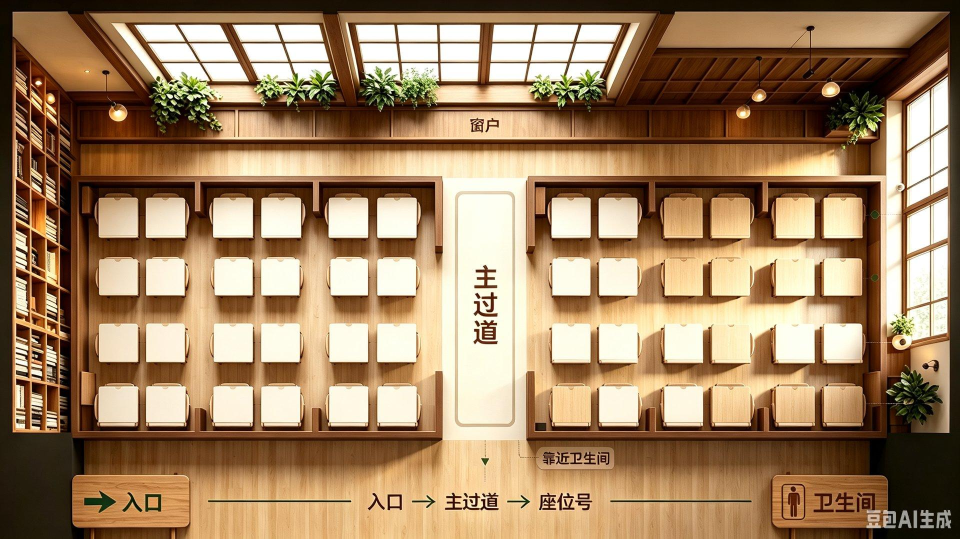
#> input picture scripts/assets-backup/library-floorplan.jpg, 1920 x 1078 px, found by its file name (shown at 1/2 size)
$ python detect_library_seats.py
#> lines starting #> are read from the running program, lines starting #| are printed output that depends on the picture
"""用投影法精确检测图书馆桌面的行列中心（健壮版）。

1) 像素级桌面掩膜（比地板亮、非窗/书架/入口区）
2) 纵向投影 → 桌面"行"的 y 中心
3) 横向投影分左右两区 → 各自"列"的 x 中心
4) 输出可直接写入 floorPlans.ts 的坐标数组
"""
from PIL import Image

IMG = "miniprogram/assets/seats/library-floorplan.jpg"
im = Image.open(IMG).convert("RGB")
#> im is the input picture: PIL image 1920x1078 RGB; mean R, G, B 161.8, 131.7, 98.8
W, H = im.size
#> W = 1920; H = 1078
scale = 700.0 / W if W > 700 else 1.0
#> scale = 0.365
iw, ih = int(W * scale), int(H * scale)
#> iw = 700; ih = 393
im = im.resize((iw, ih))
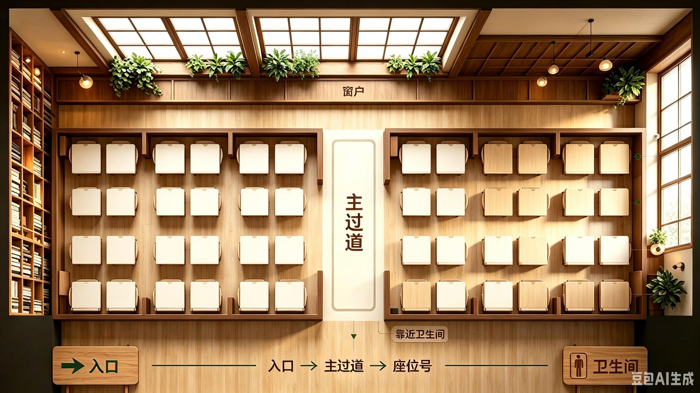
#> im: PIL image 700x393 RGB; mean R, G, B 161.7, 131.6, 98.8
px = im.load()


def is_desk(r, g, b, nx, ny):
    if ny < 0.27 or nx < 0.06 or ny > 0.86:
        return False
    bright = r + g + b
    if bright < 430:
        return False
    cream = r > 180 and g > 170 and b > 150 and (max(r, g, b) - min(r, g, b)) < 60
    wood = r > 165 and g > 130 and b > 95 and r >= g >= b and bright < 640
    return cream or wood


mask = [[0] * iw for _ in range(ih)]
for y in range(ih):
    for x in range(iw):
        r, g, b = px[x, y]
        mask[y][x] = 1 if is_desk(r, g, b, x / iw, y / ih) else 0
#> after the loop, mask = 393 items

rowsum = [sum(mask[y]) for y in range(ih)]
#> rowsum = 393 values, max 539 at index 189, min 0 at index 0, mean 190.2
colsumL = [sum(mask[y][x] for y in range(ih)) for x in range(iw // 2)]
#> colsumL = 350 values, max 225 at index 335, min 0 at index 0, mean 102.4
colsumR = [sum(mask[y][x] for y in range(ih)) for x in range(iw // 2, iw)]
#> colsumR = 350 values, max 226 at index 22, min 0 at index 342, mean 111.2


def find_peaks(arr, merge_gap_frac):
    """返回局部极大值位置（像素索引），并把间距 < merge_gap_frac*len 的合并。"""
#> called with merge_gap_frac = 0.05
    n = len(arr)
#> n = 393
    thr = max(arr) * 0.30 if max(arr) > 0 else 0
#> thr = 161.7
    raw = []
    for i in range(n):
        if arr[i] < thr:
            continue
        ok = all(arr[i] >= arr[j] for j in range(max(0, i - 2), min(n, i + 3)) if j != i)
        if ok:
            raw.append(i)
#> after the loop, raw = [113, 127, 131, 157, 160, 161, 162, 171, 189, 195, 196, 200, 204, 210, 213, 223, 237, 252, 254, 262, 283, 288]
    # 合并过近峰
    merged = []
    min_gap = n * merge_gap_frac
#> min_gap = 19.65
    for p in raw:
        if merged and (p - merged[-1]) < min_gap:
            merged[-1] = int((merged[-1] + p) / 2)
        else:
            merged.append(p)
#> this loop made 22 passes
#> p on passes 1 to 12: 113, 127, 131, 157, 160, 161, 162, 171, 189, 195, 196, 200
#> after the loop, merged = [125, 165, 216, 255, 285]
    return merged


row_peaks = find_peaks(rowsum, 0.05)
#> row_peaks = [125, 165, 216, 255, 285]
col_peaksL = find_peaks(colsumL, 0.035)
#> the loop in find_peaks (call 2), `for p in raw:` made 61 passes
#> p on passes 1 to 12: 74, 79, 80, 81, 82, 83, 89, 92, 93, 94, 95, 96
#> col_peaksL = [94, 127, 207, 241, 280, 307, 341]
col_peaksR = [iw // 2 + p for p in find_peaks(colsumR, 0.035)]
#> col_peaksR = [378, 441, 463, 504, 526, 542, 587, 607, 624, 656, 673, 690]

row_y = [round((p + 0.5) / ih * 100, 1) for p in row_peaks]
#> row_y = [31.9, 42.1, 55.1, 65, 72.6]
col_xL = [round((p + 0.5) / iw * 100, 1) for p in col_peaksL]
#> col_xL = [13.5, 18.2, 29.6, 34.5, 40.1, 43.9, 48.8]
col_xR = [round((p + 0.5) / iw * 100, 1) for p in col_peaksR]
#> col_xR = [54.1, 63.1, 66.2, 72.1, 75.2, 77.5, 83.9, 86.8, 89.2, 93.8, 96.2, 98.6]

# 生成坐标数组
positions = []
seat_no = 0
for ri, y in enumerate(row_y, 1):
    for ci, x in enumerate(col_xL, 1):
        seat_no += 1
        positions.append((seat_no, ri, ci, x, y))
#> this loop made 5 passes
#> y on passes 1 to 5: 31.9, 42.1, 55.1, 65, 72.6
#> after the loop, positions = 35 items, first 6: (1, 1, 1, 13.5, 31.9), (2, 1, 2, 18.2, 31.9), (3, 1, 3, 29.6, 31.9), (4, 1, 4, 34.5, 31.9), (5, 1, 5, 40.1, 31.9), (6, 1, 6, 43.9, 31.9); seat_no = 35
base = len(col_xL)
#> base = 7
for ri, y in enumerate(row_y, 1):
    for ci, x in enumerate(col_xR, 1):
        seat_no += 1
        positions.append((seat_no, ri, base + ci, x, y))
#> after the loop, positions = 95 items, first 6: (1, 1, 1, 13.5, 31.9), (2, 1, 2, 18.2, 31.9), (3, 1, 3, 29.6, 31.9), (4, 1, 4, 34.5, 31.9), (5, 1, 5, 40.1, 31.9), (6, 1, 6, 43.9, 31.9); seat_no = 95

print(f"# 图像 {W}x{H} → 降采样 {iw}x{ih}")
#| # 图像 1920x1078 → 降采样 700x393
print(f"# 行数: {len(row_y)}  y={row_y}")
#| # 行数: 5  y=[31.9, 42.1, 55.1, 65.0, 72.6]
print(f"# 左区列数: {len(col_xL)}  x={col_xL}")
#| # 左区列数: 7  x=[13.5, 18.2, 29.6, 34.5, 40.1, 43.9, 48.8]
print(f"# 右区列数: {len(col_xR)}  x={col_xR}")
#| # 右区列数: 12  x=[54.1, 63.1, 66.2, 72.1, 75.2, 77.5, 83.9, 86.8, 89.2, 93.8, 96.2, 98.6]
print(f"# 总座位数: {seat_no}")
#| # 总座位数: 95
print()
print("const LIB_POSITIONS: [number, number][] = [")
for s in positions:
    print("  [%.1f, %.1f],  // #%d row%d col%d" % (s[3], s[4], s[0], s[1], s[2]))
#> this loop made 95 passes
#> s on passes 1 to 12: (1, 1, 1, 13.5, 31.9), (2, 1, 2, 18.2, 31.9), (3, 1, 3, 29.6, 31.9), (4, 1, 4, 34.5, 31.9), (5, 1, 5, 40.1, 31.9), (6, 1, 6, 43.9, 31.9), (7, 1, 7, 48.8, 31.9), (8, 2, 1, 13.5, 42.1), (9, 2, 2, 18.2, 42.1), (10, 2, 3, 29.6, 42.1), (11, 2, 4, 34.5, 42.1), (12, 2, 5, 40.1, 42.1)
#|   [13.5, 31.9],  // #1 row1 col1
#|   [18.2, 31.9],  // #2 row1 col2
#|   [29.6, 31.9],  // #3 row1 col3
#|   [34.5, 31.9],  // #4 row1 col4
#|   [40.1, 31.9],  // #5 row1 col5
#|   [43.9, 31.9],  // #6 row1 col6
#|   [48.8, 31.9],  // #7 row1 col7
#|   [13.5, 42.1],  // #8 row2 col1
#> (further printed lines are left out)
print("];")

$ run again, with scripts/assets-backup/classroom.jpg copied over scripts/assets-backup/library-floorplan.jpg
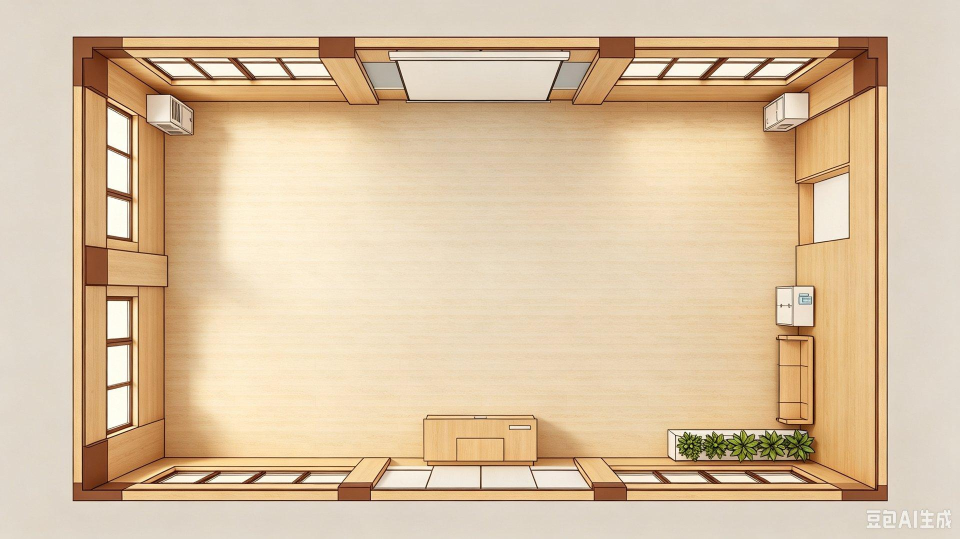
#> input picture scripts/assets-backup/classroom.jpg, 1920 x 1078 px, found by its file name (shown at 1/2 size)
#> im is the input picture: PIL image 1920x1078 RGB; mean R, G, B 218.2, 193.7, 162.3
#> `im = im.resize((iw, ih))`:
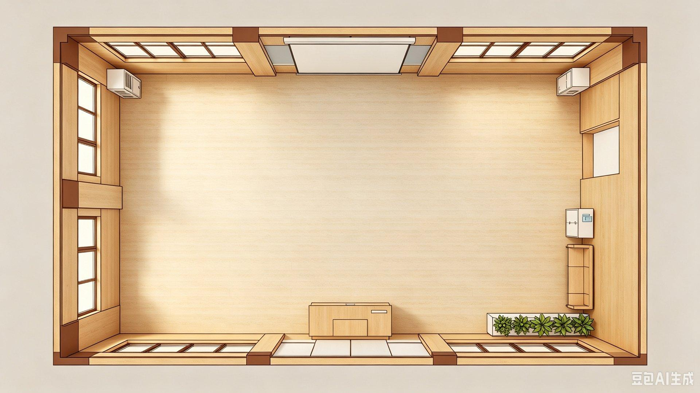
#> im: PIL image 700x393 RGB; mean R, G, B 218.2, 193.7, 162.3
#> after the loop `for y in range(ih):`: mask = 393 items
#> rowsum = 393 values, max 631 at index 205, min 0 at index 0, mean 339.6
#> colsumL = 350 values, max 231 at index 42, min 0 at index 0, mean 170
#> colsumR = 350 values, max 231 at index 270, min 0 at index 288, mean 211.3
#> n = 393
#> thr = 189.3
#> after the loop in find_peaks, `for i in range(n):`: raw = 46 values from 109 to 334
#> min_gap = 19.65
#> the loop in find_peaks, `for p in raw:` made 46 passes
#> p on passes 1 to 8: 109, 119, 128, 138, 147, 151, 154, 158
#> after the loop in find_peaks, `for p in raw:`: merged = [329]
#> the loop in find_peaks (call 2), `for i in range(n):` made 350 passes
#> ok on passes 43 to 45: True, True, True
#> the loop in find_peaks (call 2), `for p in raw:` made 86 passes
#> p on passes 1 to 8: 42, 43, 44, 45, 46, 47, 48, 49
#> col_peaksL = [74, 102, 173, 293, 347]
#> col_peaksR = [387, 486, 513, 564, 593, 697]
#> row_y = [83.8]
#> col_xL = [10.6, 14.6, 24.8, 41.9, 49.6]
#> col_xR = [55.4, 69.5, 73.4, 80.6, 84.8, 99.6]
#> the loop `for ri, y in enumerate(row_y, 1):` made 1 pass
#> (ri, y) on pass 1: (1, 83.8)
#> after the loop `for ri, y in enumerate(row_y, 1):`: positions = [(1, 1, 1, 10.6, 83.8), (2, 1, 2, 14.6, 83.8), (3, 1, 3, 24.8, 83.8), (4, 1, 4, 41.9, 83.8), (5, 1, 5, 49.6, 83.8)]; seat_no = 5
#> after the loop `for ri, y in enumerate(row_y, 1):`: positions = [(1, 1, 1, 10.6, 83.8), (2, 1, 2, 14.6, 83.8), (3, 1, 3, 24.8, 83.8), (4, 1, 4, 41.9, 83.8), (5, 1, 5, 49.6, 83.8), (6, 1, 6, 55.4, 83.8), (7, 1, 7, 69.5, 83.8), (8, 1, 8, 73.4, 83.8), (9, 1, 9, 80.6, 83.8), (10, 1, 10, 84.8, 83.8), (11, 1, 11, 99.6, 83.8)]; seat_no = 11
#| # 图像 1920x1078 → 降采样 700x393
#| # 行数: 1  y=[83.8]
#| # 左区列数: 5  x=[10.6, 14.6, 24.8, 41.9, 49.6]
#| # 右区列数: 6  x=[55.4, 69.5, 73.4, 80.6, 84.8, 99.6]
#| # 总座位数: 11
#> the loop `for s in positions:` made 11 passes
#> (printed output is left out)

$ run again, with scripts/assets-backup/coffee-corner.jpg copied over scripts/assets-backup/library-floorplan.jpg
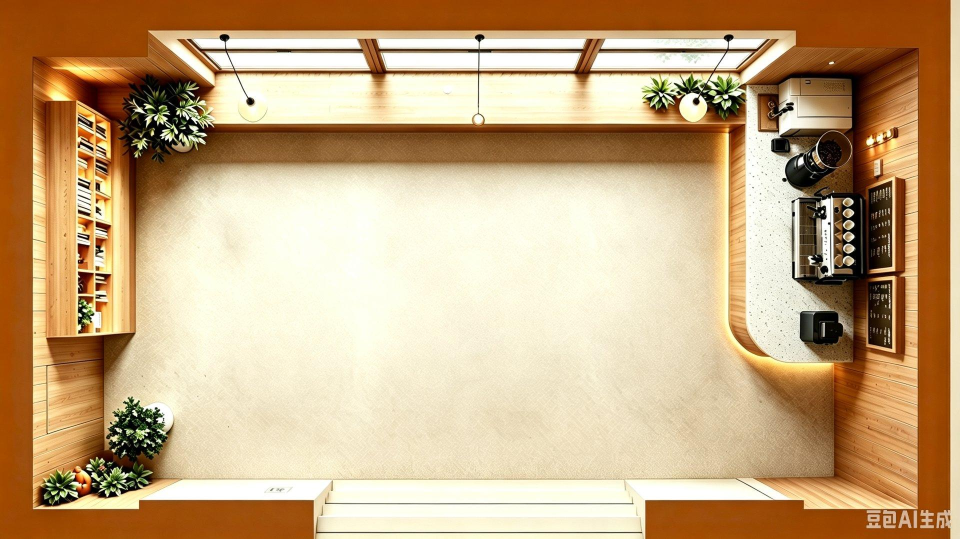
#> input picture scripts/assets-backup/coffee-corner.jpg, 1920 x 1078 px, found by its file name (shown at 1/2 size)
#> im is the input picture: PIL image 1920x1078 RGB; mean R, G, B 199.1, 168.9, 129.7
#> `im = im.resize((iw, ih))`:
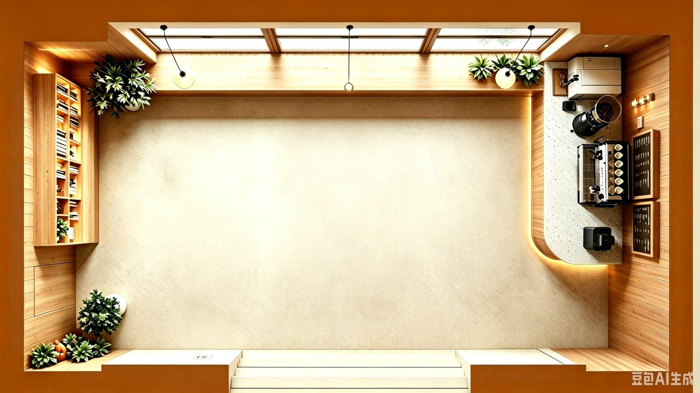
#> im: PIL image 700x393 RGB; mean R, G, B 199.1, 168.9, 129.7
#> after the loop `for y in range(ih):`: mask = 393 items
#> rowsum = 393 values, max 549 at index 190, min 0 at index 0, mean 286.7
#> colsumL = 350 values, max 218 at index 184, min 0 at index 0, mean 165.1
#> colsumR = 350 values, max 231 at index 344, min 0 at index 273, mean 156.9
#> n = 393
#> thr = 164.7
#> after the loop in find_peaks, `for i in range(n):`: raw = 33 values from 129 to 335
#> min_gap = 19.65
#> the loop in find_peaks, `for p in raw:` made 33 passes
#> p on passes 1 to 8: 129, 133, 143, 147, 150, 158, 161, 166
#> after the loop in find_peaks, `for p in raw:`: merged = [226, 328]
#> the loop in find_peaks (call 2), `for i in range(n):` made 350 passes
#> ok on passes 43 to 45: True, False, False
#> the loop in find_peaks (call 2), `for p in raw:` made 178 passes
#> p on passes 1 to 3: 42, 49, 53
#> col_peaksL = [52, 69, 89, 106, 346]
#> col_peaksR = [516, 530, 555, 580, 664, 698]
#> row_y = [57.6, 83.6]
#> col_xL = [7.5, 9.9, 12.8, 15.2, 49.5]
#> col_xR = [73.8, 75.8, 79.4, 82.9, 94.9, 99.8]
#> the loop `for ri, y in enumerate(row_y, 1):` made 2 passes
#> (ri, y) on passes 1 to 2: (1, 57.6), (2, 83.6)
#> after the loop `for ri, y in enumerate(row_y, 1):`: positions = [(1, 1, 1, 7.5, 57.6), (2, 1, 2, 9.9, 57.6), (3, 1, 3, 12.8, 57.6), (4, 1, 4, 15.2, 57.6), (5, 1, 5, 49.5, 57.6), (6, 2, 1, 7.5, 83.6), (7, 2, 2, 9.9, 83.6), (8, 2, 3, 12.8, 83.6), (9, 2, 4, 15.2, 83.6), (10, 2, 5, 49.5, 83.6)]; seat_no = 10
#> base = 5
#> after the loop `for ri, y in enumerate(row_y, 1):`: positions = 22 items, first 6: (1, 1, 1, 7.5, 57.6), (2, 1, 2, 9.9, 57.6), (3, 1, 3, 12.8, 57.6), (4, 1, 4, 15.2, 57.6), (5, 1, 5, 49.5, 57.6), (6, 2, 1, 7.5, 83.6); seat_no = 22
#| # 图像 1920x1078 → 降采样 700x393
#| # 行数: 2  y=[57.6, 83.6]
#| # 左区列数: 5  x=[7.5, 9.9, 12.8, 15.2, 49.5]
#| # 右区列数: 6  x=[73.8, 75.8, 79.4, 82.9, 94.9, 99.8]
#| # 总座位数: 22
#> the loop `for s in positions:` made 22 passes
#> (printed output is left out)

$ run again, with scripts/assets-backup/library-v2.jpg copied over scripts/assets-backup/library-floorplan.jpg
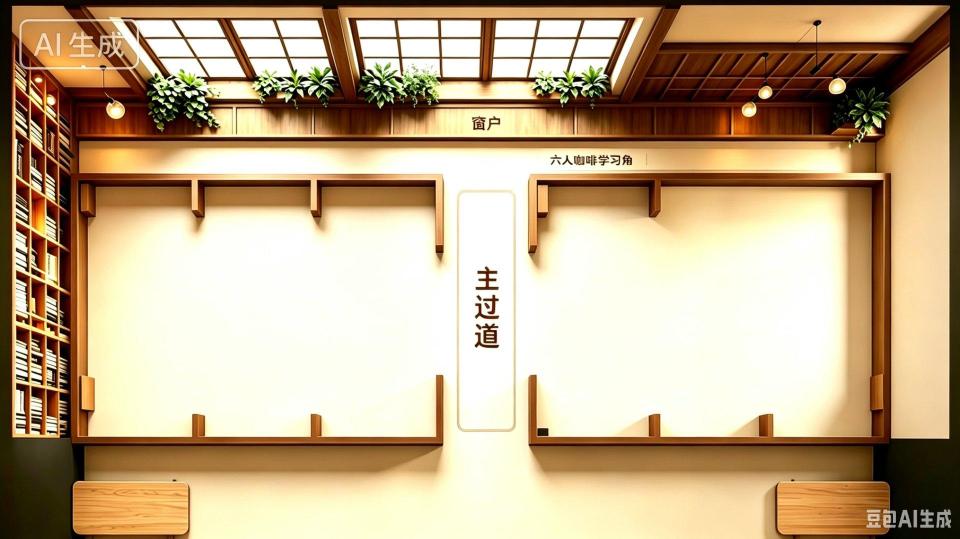
#> input picture scripts/assets-backup/library-v2.jpg, 1920 x 1077 px, found by its file name (shown at 1/2 size)
#> im is the input picture: PIL image 1920x1077 RGB; mean R, G, B 194.3, 171.1, 138
#> `im = im.resize((iw, ih))`:
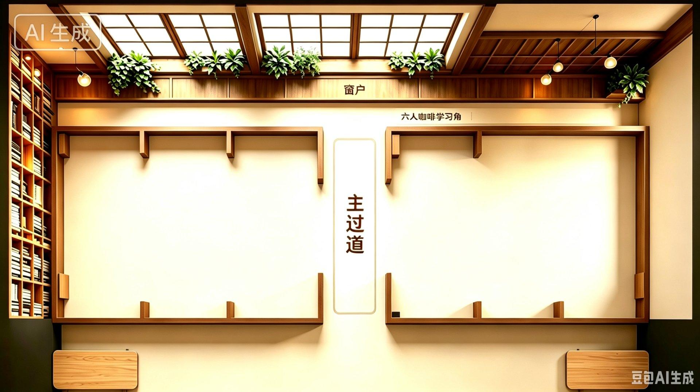
#> im: PIL image 700x392 RGB; mean R, G, B 194.3, 171.1, 138
#> after the loop `for y in range(ih):`: mask = 392 items
#> rowsum = 392 values, max 603 at index 267, min 0 at index 0, mean 275.3
#> colsumL = 350 values, max 229 at index 328, min 0 at index 0, mean 144.8
#> colsumR = 350 values, max 229 at index 14, min 0 at index 294, mean 163.6
#> n = 392
#> thr = 180.9
#> after the loop in find_peaks, `for i in range(n):`: raw = 38 values from 115 to 317
#> min_gap = 19.6
#> the loop in find_peaks, `for p in raw:` made 38 passes
#> p on passes 1 to 8: 115, 120, 123, 130, 141, 142, 152, 159
#> after the loop in find_peaks, `for p in raw:`: merged = [159, 308]
#> the loop in find_peaks (call 2), `for p in raw:` made 107 passes
#> p on passes 1 to 8: 42, 64, 84, 91, 97, 103, 105, 106
#> col_peaksL = [42, 64, 114, 136, 223, 343]
#> col_peaksR = [389, 466, 509, 585, 616, 655, 688]
#> row_y = [40.7, 78.7]
#> col_xL = [6.1, 9.2, 16.4, 19.5, 31.9, 49.1]
#> col_xR = [55.6, 66.6, 72.8, 83.6, 88.1, 93.6, 98.4]
#> the loop `for ri, y in enumerate(row_y, 1):` made 2 passes
#> (ri, y) on passes 1 to 2: (1, 40.7), (2, 78.7)
#> after the loop `for ri, y in enumerate(row_y, 1):`: positions = 12 items, first 6: (1, 1, 1, 6.1, 40.7), (2, 1, 2, 9.2, 40.7), (3, 1, 3, 16.4, 40.7), (4, 1, 4, 19.5, 40.7), (5, 1, 5, 31.9, 40.7), (6, 1, 6, 49.1, 40.7); seat_no = 12
#> base = 6
#> after the loop `for ri, y in enumerate(row_y, 1):`: positions = 26 items, first 6: (1, 1, 1, 6.1, 40.7), (2, 1, 2, 9.2, 40.7), (3, 1, 3, 16.4, 40.7), (4, 1, 4, 19.5, 40.7), (5, 1, 5, 31.9, 40.7), (6, 1, 6, 49.1, 40.7); seat_no = 26
#| # 图像 1920x1077 → 降采样 700x392
#| # 行数: 2  y=[40.7, 78.7]
#| # 左区列数: 6  x=[6.1, 9.2, 16.4, 19.5, 31.9, 49.1]
#| # 右区列数: 7  x=[55.6, 66.6, 72.8, 83.6, 88.1, 93.6, 98.4]
#| # 总座位数: 26
#> the loop `for s in positions:` made 26 passes
#> (printed output is left out)
